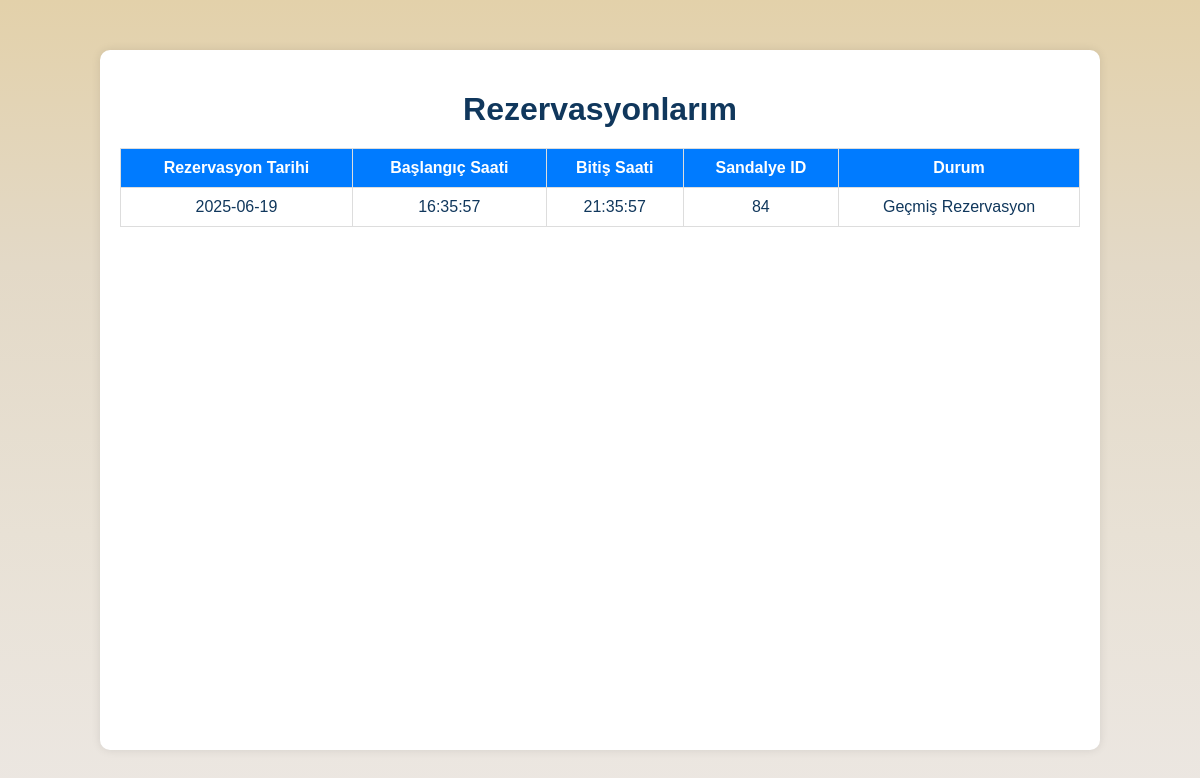
Page /sayfalar/rezervasyonlarim.php (signed in) on the committed database.
### tables this page shows
CREATE TABLE IF NOT EXISTS `rezervasyonlar` (
  `rezervasyon_id` int NOT NULL AUTO_INCREMENT,
  `kullanici_id` int NOT NULL,
  `sandalye_id` int NOT NULL,
  `rezervasyon_tarihi` date NOT NULL,
  `baslangic_saati` time NOT NULL,
  `bitis_saati` time DEFAULT NULL,
  `durum` varchar(255) NOT NULL DEFAULT 'Dolu',
  PRIMARY KEY (`rezervasyon_id`),
  KEY `kullanici_id` (`kullanici_id`),
  KEY `sandalye_id` (`sandalye_id`)
);

### sayfalar/rezervasyonlarim.php (the view, shortened to what this page needs)
<?php
$servername = "localhost";
$username = "root";
$password = "";
$dbname = "helena";
$conn = new mysqli($servername, $username, $password, $dbname);
$userId = $_SESSION['user_id'];
$query = "
    SELECT rezervasyon_tarihi, baslangic_saati, bitis_saati, durum, sandalye_id
    FROM rezervasyonlar
    WHERE kullanici_id = '$userId'
    ORDER BY rezervasyon_tarihi DESC, baslangic_saati DESC
";
$result = $conn->query($query);
?>
<!DOCTYPE html>
<html lang="en">
<head>
    <link rel="stylesheet" href="../css/rezervasyonlarim.css">
</head>
<body>
    <div class="container">
        <h1>Rezervasyonlarım</h1>
        <table>
            <thead>
                <tr>
                    <th>Rezervasyon Tarihi</th>
                    <th>Başlangıç Saati</th>
                    <th>Bitiş Saati</th>
                    <th>Sandalye ID</th>
                    <th>Durum</th>
                </tr>
            </thead>
            <tbody>
                <?php if ($result->num_rows > 0): ?>
                    <?php while ($row = $result->fetch_assoc()): ?>
                        <tr>
                            <td><?php echo $row['rezervasyon_tarihi']; ?></td>
                            <td><?php echo $row['baslangic_saati']; ?></td>
                            <td><?php echo $row['bitis_saati']; ?></td>
                            <td><?php echo $row['sandalye_id']; ?></td>
                            <td><?php echo $row['durum']; ?></td>
                        </tr>
                    <?php endwhile; ?>
                <?php else: ?>
                    <tr>
                        <td colspan="5">Henüz bir rezervasyon geçmişiniz bulunmamaktadır.</td>
                    </tr>
                <?php endif; ?>
            </tbody>
        </table>
    </div>
</body>
</html>

### css/rezervasyonlarim.css (style rules this page uses)
body { font-family: Arial, sans-serif; background-color: #f9f9f9; margin: 0; padding: 0; }
.container { width: 80%; margin: 50px auto; background: white; padding: 20px; border-radius: 10px; box-shadow: 0px 0px 10px rgba(0, 0, 0, 0.1); }
h1 { text-align: center; margin-bottom: 20px; }
table { width: 100%; border-collapse: collapse; margin-top: 20px; }
table thead tr { background-color: #007bff; color: white; }
table th, table td { padding: 10px; text-align: center; border: 1px solid #ddd; }
table td { word-break: break-word; }

### sayfalar/rezervasyonlarim.php (style rules this page uses)
body { display: flex; height: 100vh; margin: 0; background: linear-gradient(to bottom,rgb(227, 209, 170),rgb(227, 217, 199), #e8e1d5, #ece7e2); color: #10375C; box-sizing: border-box; }

### rows in the picture
rezervasyonlar: rezervasyon_tarihi "2025-06-19", baslangic_saati "16:35:57", bitis_saati "21:35:57", sandalye "84", durum "Geçmiş Rezervasyon"
